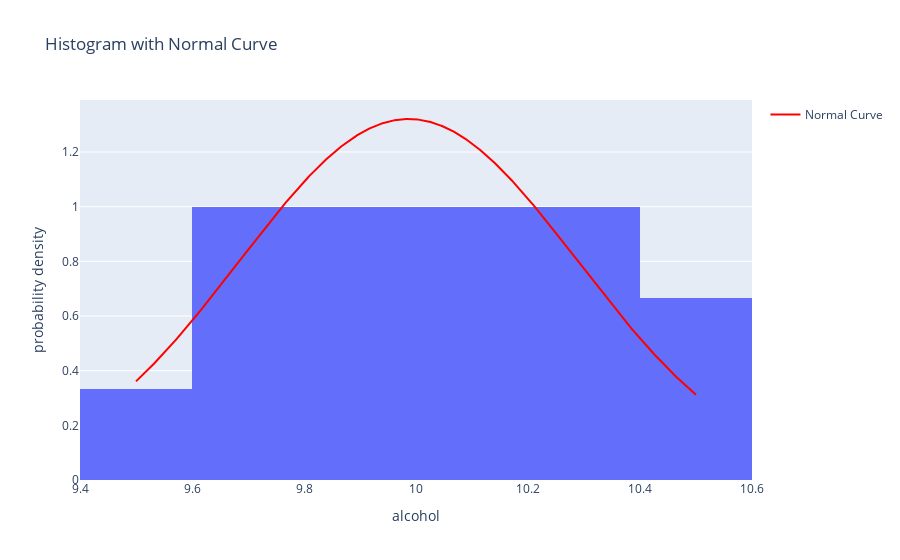

Source (notebook cell):
### Markdown cell above
5.	Normal Curves

### Code cell
import pandas as pd
import plotly.express as px
import numpy as np
import plotly.graph_objects as go
# Load your wine dataset (replace with actual path or DataFrame)
# df = pd.read_csv('winequality-white.csv')

# Simulated sample data for alcohol content
data = {'alcohol': [9.5, 10.1, 9.8, 10.5, 9.7, 10.3, 9.9, 10.2, 9.6, 10.0, 10.4, 9.8, 10.2, 10.1, 9.7]}
df = pd.DataFrame(data)

# Plotting histogram with a normal curve fit
fig = px.histogram(df, 
                   x='alcohol', 
                   nbins=10, 
                   histnorm='probability density',  # Normalize to create a probability density
                   title='Histogram with Normal Curve')

# Add normal curve fit
mean_alcohol = df['alcohol'].mean()
std_dev_alcohol = df['alcohol'].std()
x_values = np.linspace(df['alcohol'].min(), df['alcohol'].max(), 1000)
y_values = (1 / (std_dev_alcohol * np.sqrt(2 * np.pi))) * np.exp(-0.5 * ((x_values - mean_alcohol) / std_dev_alcohol) ** 2)

# Add the normal curve on top of the histogram
fig.add_trace(go.Scatter(x=x_values, y=y_values, mode='lines', name='Normal Curve', line=dict(color='red')))

fig.show()

### Figure 1 — Plotly figure (JSON) as saved in the notebook; plotly's stock layout.template omitted (floating-point values rounded to 4 significant figures; data arrays with more than 128 entries replaced by an {"elided": "..."} marker saying what was removed)
{"data": [{"alignmentgroup": "True", "bingroup": "x", "histnorm": "probability density", "hovertemplate": "alcohol=%{x}<br>probability density=%{y}<extra></extra>", "legendgroup": "", "marker": {"color": "#636efa", "pattern": {"shape": ""}}, "name": "", "nbinsx": 10, "offsetgroup": "", "orientation": "v", "showlegend": false, "type": "histogram", "x": [9.5, 10.1, 9.8, 10.5, 9.7, 10.3, 9.9, 10.2, 9.6, 10, 10.4, 9.8, 10.2, 10.1, 9.7], "xaxis": "x", "yaxis": "y"}, {"line": {"color": "red"}, "mode": "lines", "name": "Normal Curve", "type": "scatter", "x": {"elided": "1000 float values"}, "y": {"elided": "1000 float values"}}], "layout": {"autosize": true, "barmode": "relative", "legend": {"tracegroupgap": 0}, "title": {"text": "Histogram with Normal Curve"}, "xaxis": {"anchor": "y", "autorange": true, "domain": [0, 1], "range": [9.4, 10.6], "title": {"text": "alcohol"}, "type": "linear"}, "yaxis": {"anchor": "x", "autorange": true, "domain": [0, 1], "range": [0, 1.39], "title": {"text": "probability density"}, "type": "linear"}}}
